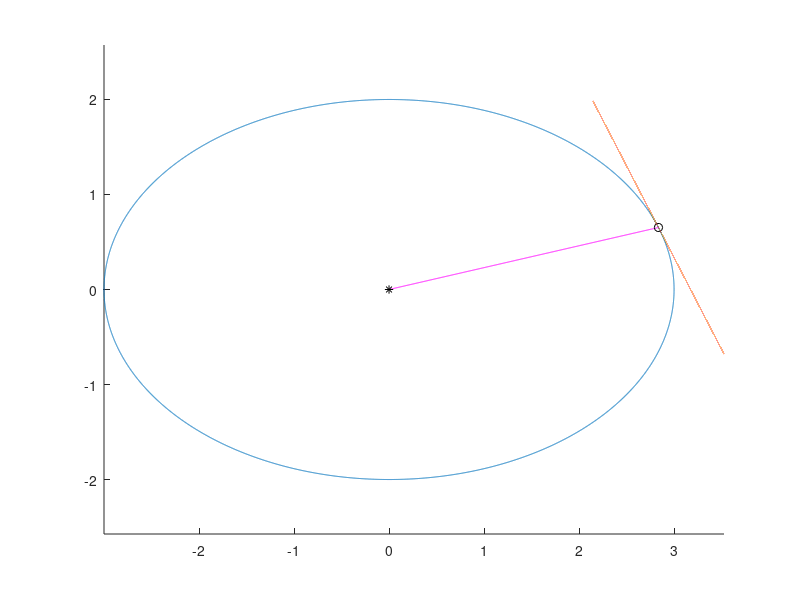

MATLAB code to generate this figure:
clear all
close all

a=3;
b=2;
x0=0;
y0=0;

t=[0:5*10^(-4):2*pi];
x=x0+a*cos(t);
y=y0+b*sin(t);

figure
hold on
plot(x,y)
axis equal

xc=x(666);
yc=y(666);

lamda=[0:5*10^(-4):1];
xe=x0+(xc-x0)*lamda;
ye=y0+(yc-y0)*lamda;

plot(xe,ye,'m')
plot(x0,y0,'k*')
plot(xc,yc,'ko')

x_par=-a*sin(t);
y_par=b*cos(t);

xpm=x_par(666);
ypm=y_par(666);

xMon=xpm/sqrt(xpm^2+ypm^2);
yMon=ypm/sqrt(xpm^2+ypm^2);

m=[-3/2:10^(-4):3/2];
x_efapt=xc+xMon*m;
y_efapt=yc+yMon*m;

plot(x_efapt,y_efapt)